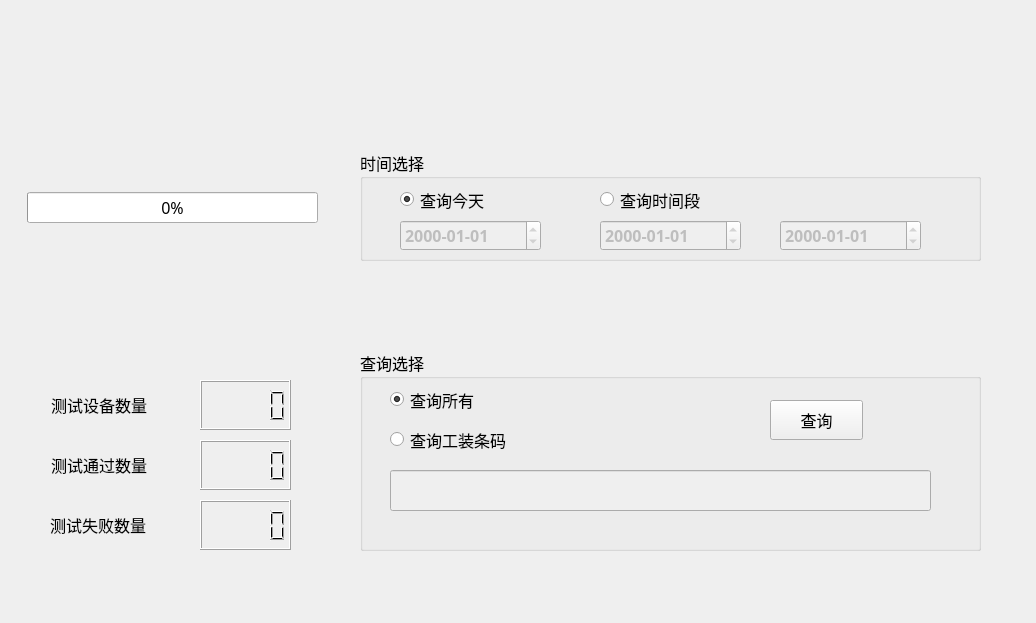
<?xml version="1.0" encoding="UTF-8"?>
<ui version="4.0">
 <class>TgsWid</class>
 <widget class="QWidget" name="TgsWid">
  <property name="geometry">
   <rect>
    <x>0</x>
    <y>0</y>
    <width>1036</width>
    <height>623</height>
   </rect>
  </property>
  <property name="font">
   <font>
    <family>微软雅黑</family>
    <pointsize>12</pointsize>
   </font>
  </property>
  <property name="windowTitle">
   <string>Form</string>
  </property>
  <widget class="QLabel" name="label_2">
   <property name="geometry">
    <rect>
     <x>51</x>
     <y>380</y>
     <width>131</width>
     <height>50</height>
    </rect>
   </property>
   <property name="text">
    <string>测试设备数量</string>
   </property>
  </widget>
  <widget class="QLabel" name="label_4">
   <property name="geometry">
    <rect>
     <x>51</x>
     <y>440</y>
     <width>131</width>
     <height>50</height>
    </rect>
   </property>
   <property name="text">
    <string>测试通过数量</string>
   </property>
  </widget>
  <widget class="QLabel" name="label_6">
   <property name="geometry">
    <rect>
     <x>50</x>
     <y>500</y>
     <width>131</width>
     <height>50</height>
    </rect>
   </property>
   <property name="text">
    <string>测试失败数量</string>
   </property>
  </widget>
  <widget class="QGroupBox" name="groupBox">
   <property name="geometry">
    <rect>
     <x>360</x>
     <y>350</y>
     <width>621</width>
     <height>201</height>
    </rect>
   </property>
   <property name="title">
    <string>查询选择</string>
   </property>
   <widget class="QLineEdit" name="codeEdit">
    <property name="enabled">
     <bool>false</bool>
    </property>
    <property name="geometry">
     <rect>
      <x>30</x>
      <y>120</y>
      <width>541</width>
      <height>41</height>
     </rect>
    </property>
   </widget>
   <widget class="QRadioButton" name="codeRadio">
    <property name="geometry">
     <rect>
      <x>30</x>
      <y>80</y>
      <width>141</width>
      <height>19</height>
     </rect>
    </property>
    <property name="text">
     <string>查询工装条码</string>
    </property>
   </widget>
   <widget class="QRadioButton" name="allRadio">
    <property name="geometry">
     <rect>
      <x>30</x>
      <y>40</y>
      <width>115</width>
      <height>19</height>
     </rect>
    </property>
    <property name="text">
     <string>查询所有</string>
    </property>
    <property name="checked">
     <bool>true</bool>
    </property>
   </widget>
   <widget class="QPushButton" name="queryBtn">
    <property name="geometry">
     <rect>
      <x>410</x>
      <y>50</y>
      <width>93</width>
      <height>40</height>
     </rect>
    </property>
    <property name="text">
     <string>查询</string>
    </property>
   </widget>
  </widget>
  <widget class="QGroupBox" name="groupBox_2">
   <property name="geometry">
    <rect>
     <x>360</x>
     <y>150</y>
     <width>621</width>
     <height>111</height>
    </rect>
   </property>
   <property name="title">
    <string>时间选择</string>
   </property>
   <widget class="QRadioButton" name="trRadio">
    <property name="geometry">
     <rect>
      <x>240</x>
      <y>40</y>
      <width>115</width>
      <height>19</height>
     </rect>
    </property>
    <property name="text">
     <string>查询时间段</string>
    </property>
   </widget>
   <widget class="QDateEdit" name="startDateEdit">
    <property name="enabled">
     <bool>false</bool>
    </property>
    <property name="geometry">
     <rect>
      <x>240</x>
      <y>70</y>
      <width>141</width>
      <height>31</height>
     </rect>
    </property>
    <property name="font">
     <font>
      <weight>75</weight>
      <bold>true</bold>
     </font>
    </property>
    <property name="displayFormat">
     <string>yyyy-MM-dd</string>
    </property>
   </widget>
   <widget class="QDateEdit" name="endDateEdit">
    <property name="enabled">
     <bool>false</bool>
    </property>
    <property name="geometry">
     <rect>
      <x>420</x>
      <y>70</y>
      <width>141</width>
      <height>31</height>
     </rect>
    </property>
    <property name="font">
     <font>
      <weight>75</weight>
      <bold>true</bold>
     </font>
    </property>
    <property name="displayFormat">
     <string>yyyy-MM-dd</string>
    </property>
   </widget>
   <widget class="QRadioButton" name="todayRadio">
    <property name="geometry">
     <rect>
      <x>40</x>
      <y>40</y>
      <width>115</width>
      <height>19</height>
     </rect>
    </property>
    <property name="text">
     <string>查询今天</string>
    </property>
    <property name="checked">
     <bool>true</bool>
    </property>
   </widget>
   <widget class="QDateEdit" name="todayDateEdit">
    <property name="enabled">
     <bool>false</bool>
    </property>
    <property name="geometry">
     <rect>
      <x>40</x>
      <y>70</y>
      <width>141</width>
      <height>31</height>
     </rect>
    </property>
    <property name="font">
     <font>
      <weight>75</weight>
      <bold>true</bold>
     </font>
    </property>
    <property name="displayFormat">
     <string>yyyy-MM-dd</string>
    </property>
   </widget>
  </widget>
  <widget class="QLCDNumber" name="numLcd">
   <property name="geometry">
    <rect>
     <x>200</x>
     <y>380</y>
     <width>91</width>
     <height>50</height>
    </rect>
   </property>
   <property name="font">
    <font>
     <weight>75</weight>
     <bold>true</bold>
    </font>
   </property>
  </widget>
  <widget class="QLCDNumber" name="okLcd">
   <property name="geometry">
    <rect>
     <x>200</x>
     <y>440</y>
     <width>91</width>
     <height>50</height>
    </rect>
   </property>
   <property name="font">
    <font>
     <weight>75</weight>
     <bold>true</bold>
    </font>
   </property>
  </widget>
  <widget class="QLCDNumber" name="errLcd">
   <property name="geometry">
    <rect>
     <x>200</x>
     <y>500</y>
     <width>91</width>
     <height>50</height>
    </rect>
   </property>
   <property name="font">
    <font>
     <weight>75</weight>
     <bold>true</bold>
    </font>
   </property>
  </widget>
  <widget class="QProgressBar" name="progressBar">
   <property name="geometry">
    <rect>
     <x>27</x>
     <y>192</y>
     <width>291</width>
     <height>31</height>
    </rect>
   </property>
   <property name="value">
    <number>0</number>
   </property>
  </widget>
 </widget>
 <resources/>
 <connections/>
</ui>
